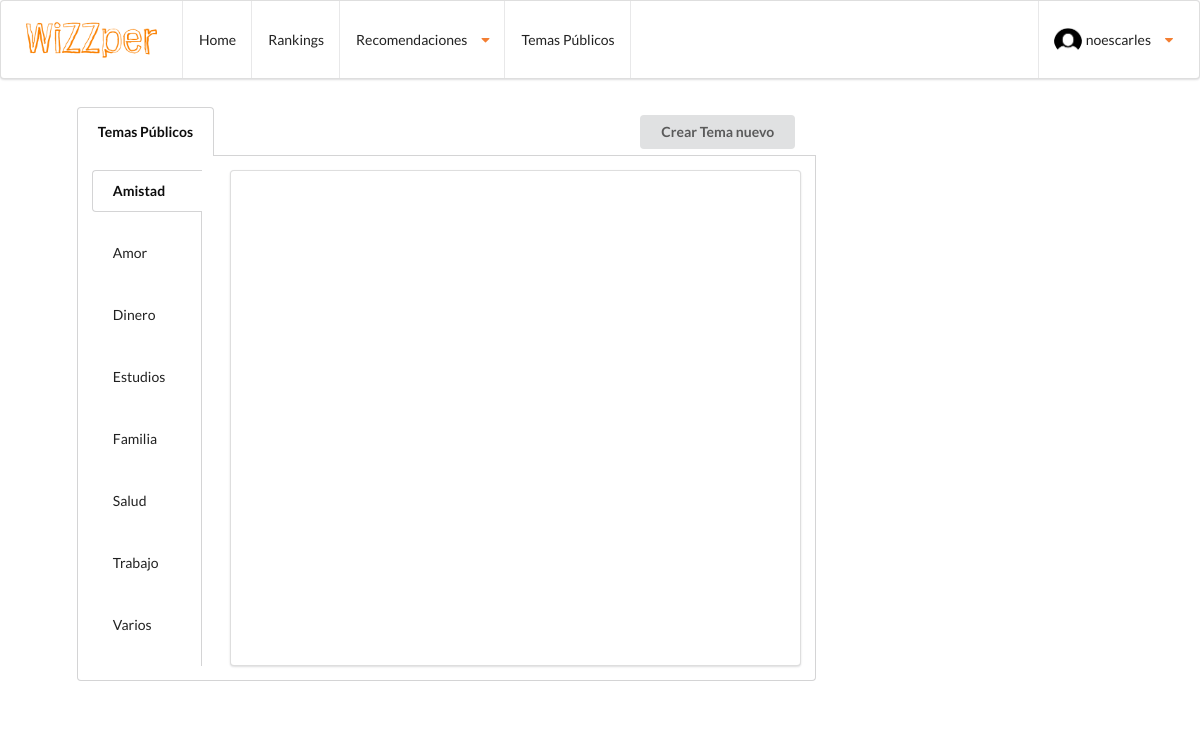
The app's page /temasPublicos.php (signed in) with its own data.
### tables this page shows
CREATE TABLE IF NOT EXISTS `tbl_categories` (
		`cate_id` int(11) NOT NULL,
		`cate_name` varchar(50) NULL
	);

### generosTemasPublicos.php (the view, shortened to what this page needs)
<?php
	include ("conexion.php");
	$sql = "SELECT tbl_categories.cate_id, tbl_categories.cate_name from tbl_categories";
	$datos = mysqli_query($con, $sql);
	if(mysqli_num_rows($datos) > 0){
		echo "<div class='ui grid'>
				<div class='three wide column'>
					<div class='ui vertical fluid tabular menu'>";
	$count = 0;
		while($send = mysqli_fetch_array($datos)){
			if($count == 0){
				echo "<a id='$send[cate_name]' f='$send[cate_name]' class='item active'>$send[cate_name]</a><br/> ";
				$count++;
			}else{
				echo "<a id='$send[cate_name]' f='$send[cate_name]' class='item'>$send[cate_name]</a><br/> ";
			}
		}
			echo "</div>
			  </div>
			  <div class='thirteen wide stretched column'>
				<div class='ui segment'>
					<div id='container' class='ui grid'>
					</div>
				</div>
			  </div>
			</div>";
	}
?>

### temasPublicos.php (shortened to what this page needs)
<!DOCTYPE html>
<html lang="es">
    <head>
        <link rel="stylesheet" type="text/css" href="css/style.css">
        <link rel="stylesheet" type="text/css" href="dist/semantic.min.css">
    </head>
    <body>
		<header>
            <nav class="ui stackable menu">
                <span class="item"><img class="ui small image" src="media/logo/loguito.png" onclick="location.href='index.php'"></span>
                <a class="item" href="index.php">
                    Home
                </a>
                <a class="item" href="rankings.php">
                    Rankings
                </a>
                <div class="ui simple dropdown item">
                    Recomendaciones <i class="dropdown orange icon"></i>
                </div>
                <a class="item" href="temasPublicos.php">
                    Temas Públicos
                </a>
                <div class="ui simple right floated dropdown item" id="user_options">
                    <img class="ui avatar image" src="media/img/users_avatar.png"><?php echo $_COOKIE["wizzper"];?><i class="dropdown orange icon"></i>
                </div>
            </nav>
        </header>
    		<div class="ui vertically divided stackable grid" id="grid_cuerpo">
				<div class="four column row">
					<div class="one wide column">
					</div>
                    <div class="ten wide column">
						<div class="ui top attached tabular menu">
							<div id="foro" class="item active">
								Temas Públicos
							</div>
							<div class="right menu">
								<div class="item">
									<div id="menNuevo" class="ui tema button"> Crear Tema nuevo</div><br/>
								</div>
							</div>
						</div>
						<div class="ui bottom attached segment">
							<?php
							include ("generosTemasPublicos.php");
							?>
						</div>
                    </div>
                    <div class="four wide column">
                    </div>
					<div class="one wide column">
					</div>
				</div>
            </div>
    </body>
</html>

### css/style.css (style rules this page uses)
#user_options { right:10px; }
#grid_cuerpo { margin-top:0px; }

### records on screen
tbl_categories: cate_name "Amistad"
tbl_categories: cate_name "Amor"
tbl_categories: cate_name "Dinero"
tbl_categories: cate_name "Estudios"
tbl_categories: cate_name "Familia"
tbl_categories: cate_name "Salud"
tbl_categories: cate_name "Trabajo"
tbl_categories: cate_name "Varios"

### other values on screen
$_COOKIE["wizzper"] "noescarles"
